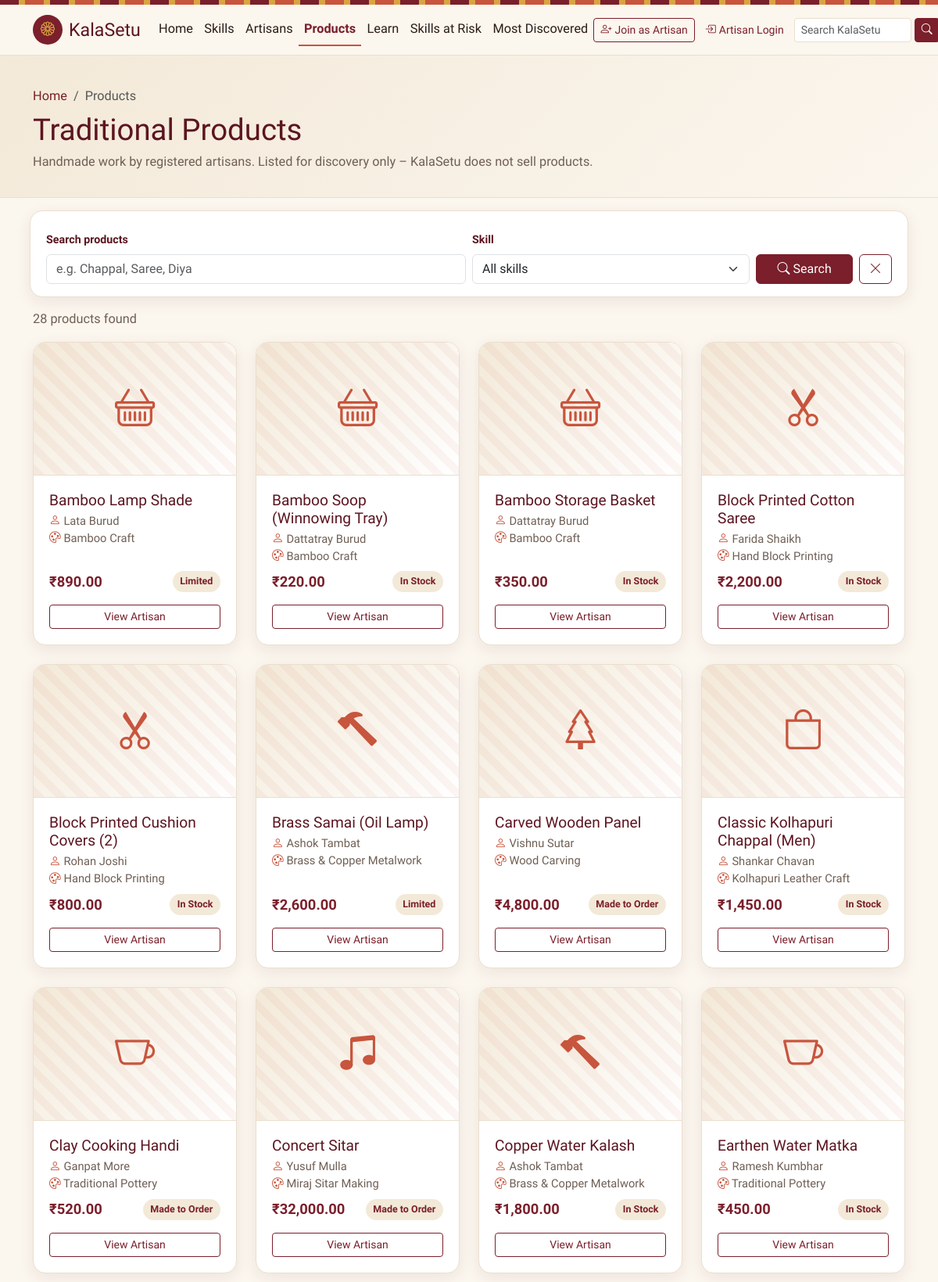
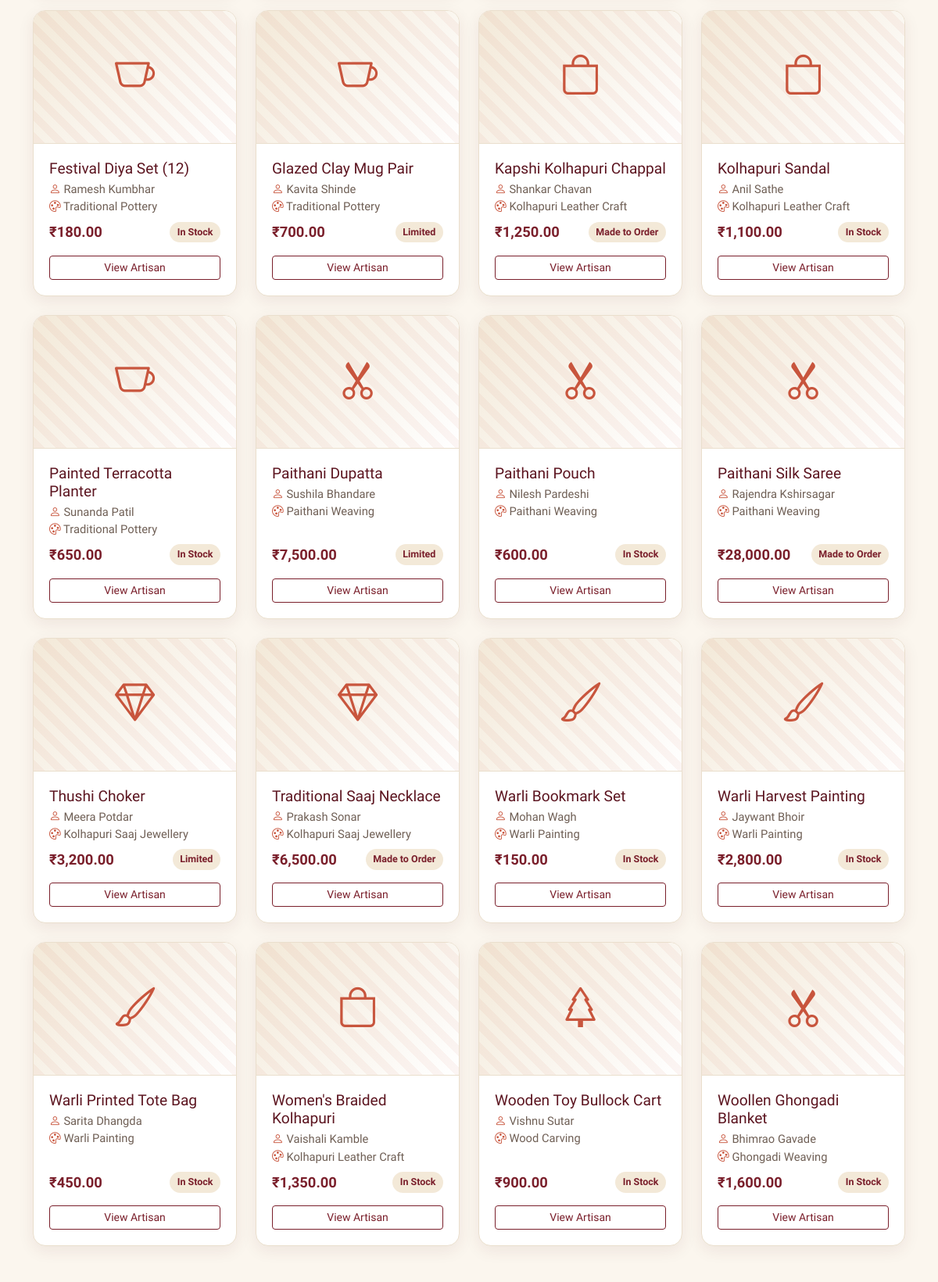
/products.php (upper part), run on the app's committed database (2 pictures, top to bottom).
### tables this page shows
CREATE TABLE products (
    product_id   INT PRIMARY KEY AUTO_INCREMENT,
    artisan_id   INT NOT NULL,
    product_name VARCHAR(150) NOT NULL,
    description  TEXT,
    price        DECIMAL(10,2),
    availability VARCHAR(50),
    image        VARCHAR(255),
    CONSTRAINT fk_product_artisan FOREIGN KEY (artisan_id)
        REFERENCES artisans(artisan_id)
        ON UPDATE CASCADE ON DELETE CASCADE
);

CREATE TABLE skills (
    skill_id    INT PRIMARY KEY AUTO_INCREMENT,
    district_id INT NOT NULL,
    skill_name  VARCHAR(150) NOT NULL,
    category    VARCHAR(100) NOT NULL,
    description TEXT,
    CONSTRAINT fk_skill_district FOREIGN KEY (district_id)
        REFERENCES districts(district_id)
        ON UPDATE CASCADE ON DELETE RESTRICT
);

CREATE TABLE artisans (
    artisan_id          INT PRIMARY KEY AUTO_INCREMENT,
    skill_id            INT NOT NULL,
    artisan_name        VARCHAR(150) NOT NULL,
    age                 INT,
    experience          INT,
    bio                 TEXT,
    contact             VARCHAR(100),
    accepts_apprentices BOOLEAN DEFAULT FALSE,
    profile_image       VARCHAR(255),
    CONSTRAINT fk_artisan_skill FOREIGN KEY (skill_id)
        REFERENCES skills(skill_id)
        ON UPDATE CASCADE ON DELETE RESTRICT
);

### products.php (the view, shortened to what this page needs)
<?php
require 'config/database.php';
require 'includes/functions.php';
$root = '';
$q       = trim($_GET['q'] ?? '');
$where  = [];
$params = [];
$sql = "
    SELECT p.*, a.artisan_id, a.artisan_name, s.skill_name, s.category
    FROM products p
    INNER JOIN artisans a ON p.artisan_id = a.artisan_id
    INNER JOIN skills s   ON a.skill_id = s.skill_id
    " . ($where ? 'WHERE ' . implode(' AND ', $where) : '') . "
    ORDER BY p.product_name";
$stmt = $pdo->prepare($sql);
$stmt->execute($params);
$products = $stmt->fetchAll();
include 'includes/header.php';
?>
<section class="page-header">
    <div class="container">
        <nav aria-label="breadcrumb"><ol class="breadcrumb mb-2"><li class="breadcrumb-item"><a href="index.php">Home</a></li><li class="breadcrumb-item active" aria-current="page">Products</li></ol></nav>
        <h1>Traditional Products</h1>
        <p class="text-muted-ks mb-0">Handmade work by registered artisans. Listed for discovery only – KalaSetu does not sell products.</p>
    </div>
</section>
<div class="container mt-4">
    <form class="filter-bar row g-2 align-items-end" method="get">
        <div class="col-md-6">
            <label for="q" class="form-label small">Search products</label>
            <input type="text" id="q" name="q" class="form-control" placeholder="e.g. Chappal, Saree, Diya" value="<?= e($q) ?>" maxlength="100">
        </div>
        <div class="col-md-4">
            <label for="skill" class="form-label small">Skill</label>
            <select id="skill" name="skill" class="form-select" data-autosubmit>
                <option value="">All skills</option>
            </select>
        </div>
        <div class="col-md-2 d-flex gap-2">
            <button class="btn btn-maroon flex-grow-1" type="submit"><i class="bi bi-search me-1"></i>Search</button>
            <a href="products.php" class="btn btn-outline-maroon" title="Clear filters" aria-label="Clear filters"><i class="bi bi-x-lg"></i></a>
        </div>
    </form>
    <p class="text-muted-ks mt-3 mb-3"><?= count($products) ?> product<?= count($products) === 1 ? '' : 's' ?> found</p>
    <div class="row g-4">
        <?php foreach ($products as $p): ?>
        <div class="col-sm-6 col-lg-4 col-xl-3">
            <div class="ks-card d-flex flex-column">
                <?= product_image($p, $root) ?>
                <div class="card-body d-flex flex-column">
                    <h2 class="card-title h6 mb-1"><?= e($p['product_name']) ?></h2>
                    <div class="meta-line"><i class="bi bi-person"></i> <?= e($p['artisan_name']) ?></div>
                    <div class="meta-line mb-2"><i class="bi bi-palette"></i> <?= e($p['skill_name']) ?></div>
                    <div class="d-flex justify-content-between align-items-center mb-3 mt-auto">
                        <span class="price"><?= format_price($p['price']) ?></span>
                        <span class="ks-badge"><?= e($p['availability']) ?></span>
                    </div>
                    <a href="artisan_details.php?id=<?= (int) $p['artisan_id'] ?>" class="btn btn-sm btn-outline-maroon">View Artisan</a>
                </div>
            </div>
        </div>
        <?php endforeach; ?>
    </div>
</div>
<?php include 'includes/footer.php'; ?>

### includes/functions.php (shortened to what this page needs)
<?php
function e($value): string
{
    return htmlspecialchars((string) $value, ENT_QUOTES, 'UTF-8');
}
function category_icon(?string $category): string
{
    $map = [
        'Pottery'             => 'bi-cup',
        'Craft'               => 'bi-basket',
        'Leather'             => 'bi-bag',
        'Jewellery'           => 'bi-gem',
        'Folk Art'            => 'bi-brush',
        'Textile'             => 'bi-scissors',
        'Woodwork'            => 'bi-tree',
        'Metal Craft'         => 'bi-hammer',
        'Musical Instruments' => 'bi-music-note-beamed',
    ];
    return $map[$category] ?? 'bi-palette';
}
function product_image(array $p, string $root): string
{
    return '<div class="product-placeholder"><i class="bi ' . category_icon($p['category'] ?? null) . '"></i></div>';
}
function format_price($price): string
{
    return '₹' . number_format((float) $price, 2);
}

### assets/css/style.css (style rules this page uses)
:root { --ks-cream: #fbf6ee; --ks-cream-dark: #f3e9d8; --ks-maroon: #7a1f2b; --ks-maroon-dark: #5c1520; --ks-terracotta: #c8553d; --ks-gold: #d9a441; --ks-text: #2b1d16; --ks-muted: #6f5f55; --ks-card: #ffffff; --ks-border: #eadfcd; --ks-shadow: 0 6px 20px rgba(92, 21, 32, 0.08); --ks-shadow-hover: 0 12px 28px rgba(92, 21, 32, 0.14); --ks-radius: 16px; }
body { background: var(--ks-cream); color: var(--ks-text); font-family: 'Mukta', system-ui, -apple-system, 'Segoe UI', sans-serif; font-size: 1.02rem; }
h1, h2, h3, h4, .display-font, .navbar-brand { font-family: 'Marcellus', Georgia, serif; color: var(--ks-maroon-dark); }
a { color: var(--ks-maroon); }
.text-muted-ks { color: var(--ks-muted) !important; }
.btn-maroon { background: var(--ks-maroon); border-color: var(--ks-maroon); color: #fff; }
.btn-outline-maroon { border: 1px solid var(--ks-maroon); color: var(--ks-maroon); background: transparent; }
.page-header { background: linear-gradient(135deg, var(--ks-cream-dark), var(--ks-cream)); border-bottom: 1px solid var(--ks-border); padding: 2.5rem 0 2rem; }
.page-header h1 { font-size: clamp(1.7rem, 3.5vw, 2.4rem); margin-bottom: .35rem; }
.breadcrumb a { text-decoration: none; }
.ks-card { background: var(--ks-card); border: 1px solid var(--ks-border); border-radius: var(--ks-radius); box-shadow: var(--ks-shadow); transition: transform .2s ease, box-shadow .2s ease; height: 100%; overflow: hidden; }
.ks-card .card-body { padding: 1.25rem; }
.ks-card .card-title { font-family: 'Marcellus', serif; color: var(--ks-maroon-dark); font-size: 1.2rem; }
.ks-badge { display: inline-flex; align-items: center; gap: .25rem; font-size: .78rem; font-weight: 600; padding: .25rem .6rem; border-radius: 999px; background: var(--ks-cream-dark); color: var(--ks-maroon); }
.meta-line { color: var(--ks-muted); font-size: .92rem; }
.meta-line i { color: var(--ks-terracotta); }
.product-placeholder, .product-img { height: 170px; width: 100%; object-fit: cover; }
.product-placeholder { display: flex; align-items: center; justify-content: center; background: repeating-linear-gradient(45deg, rgba(200,85,61,.06) 0 10px, transparent 10px 20px), linear-gradient(135deg, var(--ks-cream-dark), #fff); color: var(--ks-terracotta); font-size: 3.2rem; border-bottom: 1px solid var(--ks-border); }
.price { font-weight: 700; color: var(--ks-maroon); font-size: 1.15rem; }
.filter-bar { background: var(--ks-card); border: 1px solid var(--ks-border); border-radius: var(--ks-radius); padding: 1rem; box-shadow: var(--ks-shadow); }
.form-label { font-weight: 600; color: var(--ks-maroon-dark); }

### data on the page
products: product_name "Bamboo Lamp Shade", artisan.artisan_name "Lata Burud", skills.skill_name "Bamboo Craft", price "₹890.00", availability "Limited"
products: product_name "Bamboo Soop (Winnowing Tray)", artisan.artisan_name "Dattatray Burud", skills.skill_name "Bamboo Craft", price "₹220.00", availability "In Stock"
products: product_name "Bamboo Storage Basket", artisan.artisan_name "Dattatray Burud", skills.skill_name "Bamboo Craft", price "₹350.00", availability "In Stock"
products: product_name "Block Printed Cotton Saree", artisan.artisan_name "Farida Shaikh", skills.skill_name "Hand Block Printing", price "₹2,200.00", availability "In Stock"
products: product_name "Block Printed Cushion Covers (2)", artisan.artisan_name "Rohan Joshi", skills.skill_name "Hand Block Printing", price "₹800.00", availability "In Stock"
products: product_name "Brass Samai (Oil Lamp)", artisan.artisan_name "Ashok Tambat", skills.skill_name "Brass & Copper Metalwork", price "₹2,600.00", availability "Limited"
products: product_name "Carved Wooden Panel", artisan.artisan_name "Vishnu Sutar", skills.skill_name "Wood Carving", price "₹4,800.00", availability "Made to Order"
products: product_name "Classic Kolhapuri Chappal (Men)", artisan.artisan_name "Shankar Chavan", skills.skill_name "Kolhapuri Leather Craft", price "₹1,450.00", availability "In Stock"
products: product_name "Clay Cooking Handi", artisan.artisan_name "Ganpat More", skills.skill_name "Traditional Pottery", price "₹520.00", availability "Made to Order"
products: product_name "Concert Sitar", artisan.artisan_name "Yusuf Mulla", skills.skill_name "Miraj Sitar Making", price "₹32,000.00", availability "Made to Order"
products: product_name "Copper Water Kalash", artisan.artisan_name "Ashok Tambat", skills.skill_name "Brass & Copper Metalwork", price "₹1,800.00", availability "In Stock"
products: product_name "Earthen Water Matka", artisan.artisan_name "Ramesh Kumbhar", skills.skill_name "Traditional Pottery", price "₹450.00", availability "In Stock"
products: product_name "Festival Diya Set (12)", artisan.artisan_name "Ramesh Kumbhar", skills.skill_name "Traditional Pottery", price "₹180.00", availability "In Stock"
products: product_name "Glazed Clay Mug Pair", artisan.artisan_name "Kavita Shinde", skills.skill_name "Traditional Pottery", price "₹700.00", availability "Limited"
products: product_name "Kapshi Kolhapuri Chappal", artisan.artisan_name "Shankar Chavan", skills.skill_name "Kolhapuri Leather Craft", price "₹1,250.00", availability "Made to Order"
products: product_name "Kolhapuri Sandal", artisan.artisan_name "Anil Sathe", skills.skill_name "Kolhapuri Leather Craft", price "₹1,100.00", availability "In Stock"
products: product_name "Painted Terracotta Planter", artisan.artisan_name "Sunanda Patil", skills.skill_name "Traditional Pottery", price "₹650.00", availability "In Stock"
products: product_name "Paithani Dupatta", artisan.artisan_name "Sushila Bhandare", skills.skill_name "Paithani Weaving", price "₹7,500.00", availability "Limited"
products: product_name "Paithani Pouch", artisan.artisan_name "Nilesh Pardeshi", skills.skill_name "Paithani Weaving", price "₹600.00", availability "In Stock"
products: product_name "Paithani Silk Saree", artisan.artisan_name "Rajendra Kshirsagar", skills.skill_name "Paithani Weaving", price "₹28,000.00", availability "Made to Order"
products: product_name "Thushi Choker", artisan.artisan_name "Meera Potdar", skills.skill_name "Kolhapuri Saaj Jewellery", price "₹3,200.00", availability "Limited"
products: product_name "Traditional Saaj Necklace", artisan.artisan_name "Prakash Sonar", skills.skill_name "Kolhapuri Saaj Jewellery", price "₹6,500.00", availability "Made to Order"
products: product_name "Warli Bookmark Set", artisan.artisan_name "Mohan Wagh", skills.skill_name "Warli Painting", price "₹150.00", availability "In Stock"
products: product_name "Warli Harvest Painting", artisan.artisan_name "Jaywant Bhoir", skills.skill_name "Warli Painting", price "₹2,800.00", availability "In Stock"
products: product_name "Warli Printed Tote Bag", artisan.artisan_name "Sarita Dhangda", skills.skill_name "Warli Painting", price "₹450.00", availability "In Stock"
products: product_name "Women's Braided Kolhapuri", artisan.artisan_name "Vaishali Kamble", skills.skill_name "Kolhapuri Leather Craft", price "₹1,350.00", availability "In Stock"
products: product_name "Wooden Toy Bullock Cart", artisan.artisan_name "Vishnu Sutar", skills.skill_name "Wood Carving", price "₹900.00", availability "In Stock"
products: product_name "Woollen Ghongadi Blanket", artisan.artisan_name "Bhimrao Gavade", skills.skill_name "Ghongadi Weaving", price "₹1,600.00", availability "In Stock"

### other printed values
$label "Home Skills Artisans Products Learn Skills at Risk Most Discovered"
count($products) "28"
